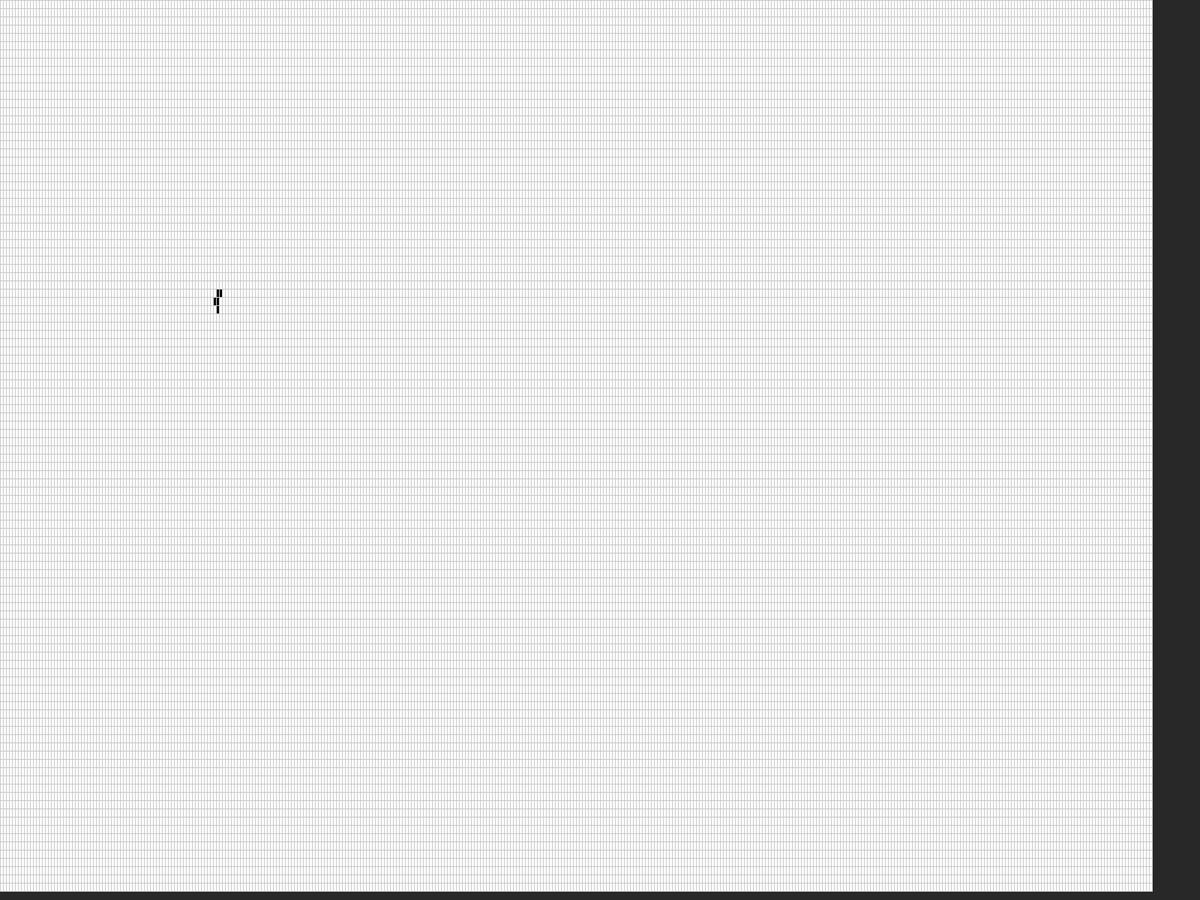
Frame 1 (no input)
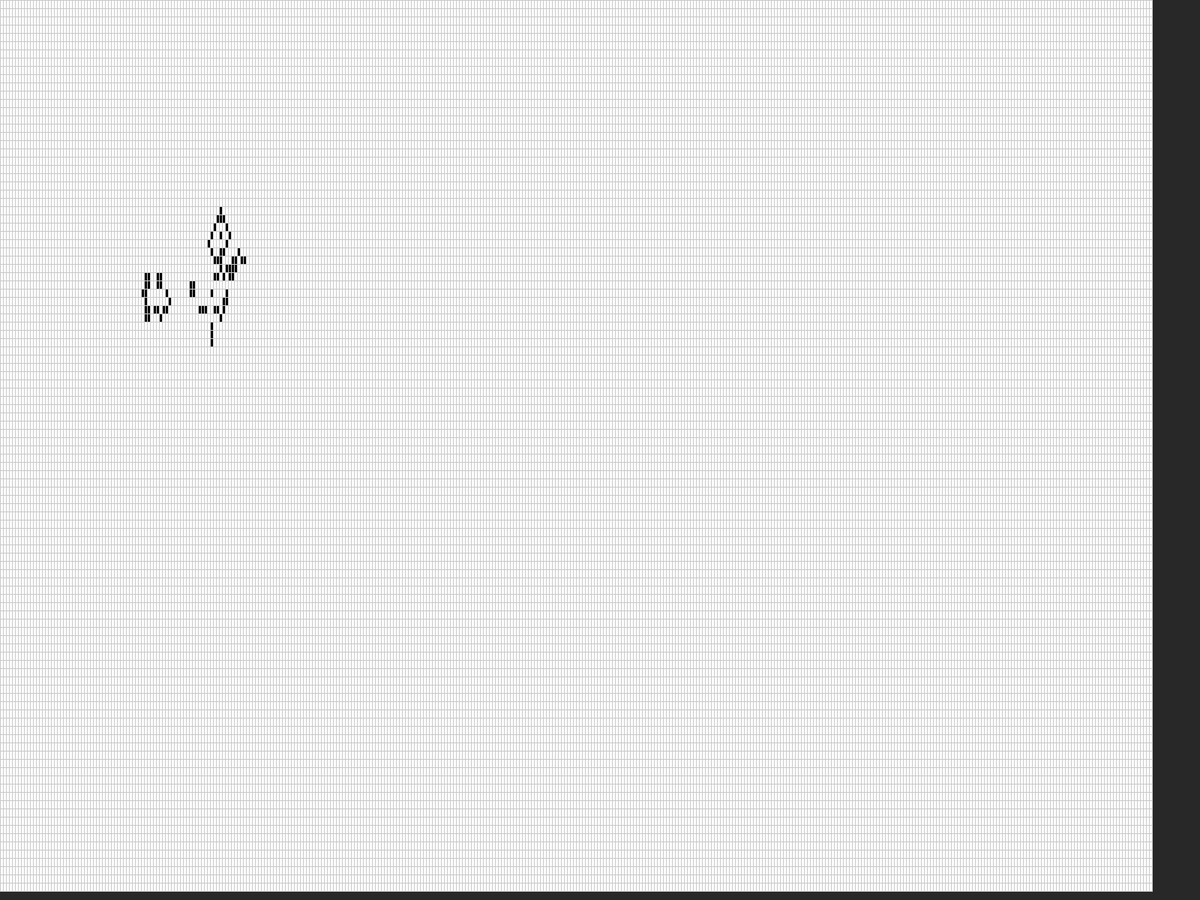
Frame 60 (the mouse pressed at the canvas centre just before this capture)
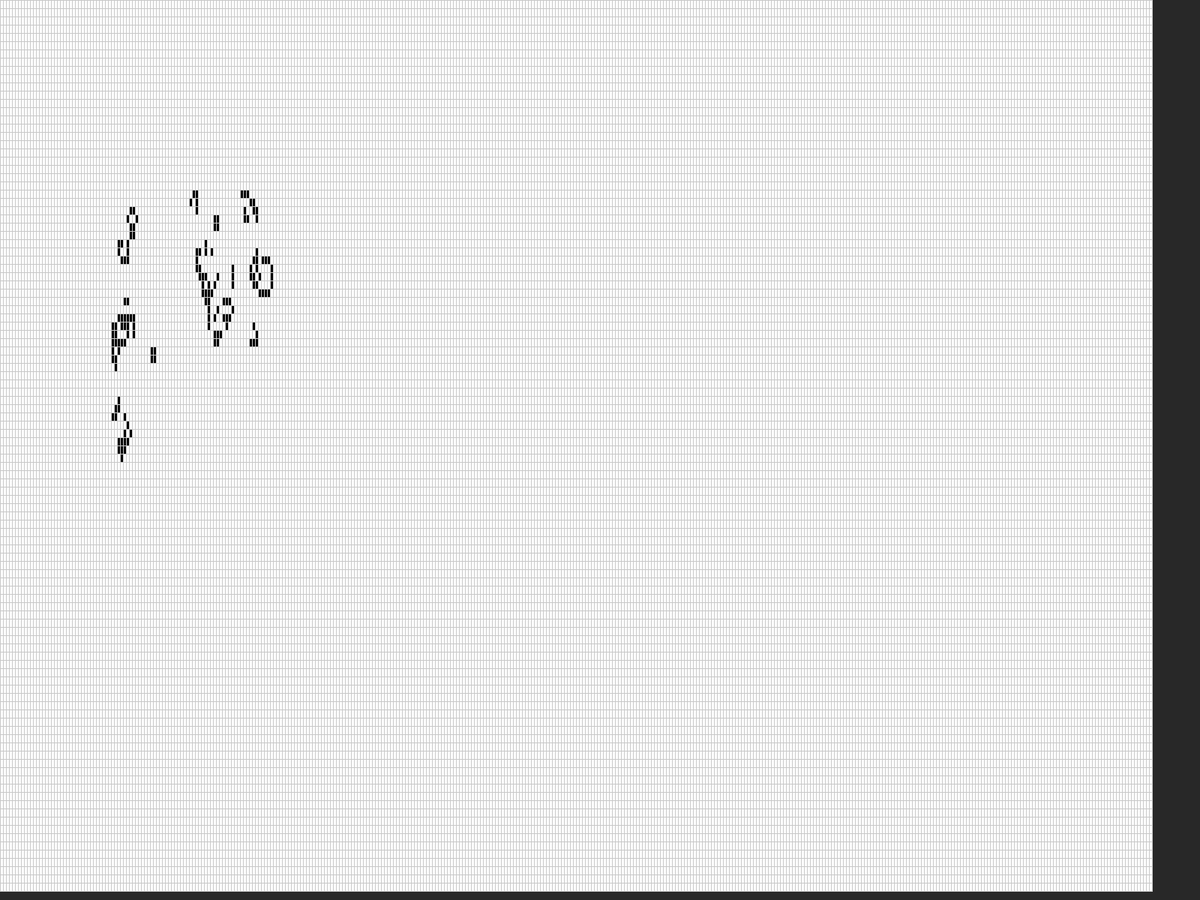
Frame 120 (the mouse held since frame 60 and released just before this capture)

The Processing sketch that drew these frames (run headless with seeded random() and noise(); from frame 60 on, the mouse is pressed at the canvas centre):

// Processing sketch: Main
// ── Main.pde
public LifeGame lifeGame;
private int genPerSec = 30;

void setup(){
  //size(1920, 1080);
  fullScreen(SPAN);
  lifeGame = new LifeGame(1920/5, 1080/10);
}

void draw(){
  background(40);
  lifeGame.setDisplay();
  lifeGame.update();
  delay(1000 / genPerSec);
}
// ── LifeGame.pde
class LifeGame{
  
  int cellsX, cellsY;
  boolean[][] cells;
  
  PVector cellsSize;
  
  int percentFill = 60;
  
  LifeGame(int cellsX, int cellsY){
    this.cellsX = cellsX;
    this.cellsY = cellsY;
    this.cellsSize = new PVector(width / cellsX, height / cellsY);
    cells = new boolean[cellsX][cellsY];
    
    //cells[72][35] = true;
    //cells[73][35] = true;
    //cells[74][35] = true;
    //cells[75][35] = true;
    //cells[76][35] = true;   
    //cells[77][35] = true;
    //cells[78][35] = true;
    //cells[79][35] = true;
    //cells[80][35] = true;
    //cells[81][35] = true;
    
    cells[72][35] = true;
    cells[73][35] = true;
    cells[71][36] = true;
    cells[72][36] = true;
    cells[72][37] = true; 
    
    //for(int i = 0; i < cellsX; i++){
    //  for(int j = 0; j < cellsY; j++){
    //    cells[i][j] = (int(random(100)) <= percentFill) ? true : false;
    //  }
    //}

  }
  
  public void setDisplay(){
    float deltaX = width - (cellsSize.x * cellsX);
    float deltaY = height - (cellsSize.y * cellsY);
    
    float locX = 0;
    float locY = 0;
    
    for(int i = 0; i < cellsX; i++){
      for(int j = 0; j < cellsY; j++){
        
        fill( (cells[i][j]) ? 0 : 255);  
        stroke(200);
        
        //if(deltaX == 0.0){
        //  locX = i * cellsSize.x;
        //}else{
        //  locX = i * cellsSize.x + deltaX / 2;
        //}
        
        //if(deltaY == 0.0){
        //  locY = i * cellsSize.x;
        //}else{
        //  locY = j * cellsSize.y + deltaY / 2;
        //}
        
        
        //rect(locX, locY, cellsSize.x, cellsSize.y);
        
        rect(i * cellsSize.x, j * cellsSize.y, cellsSize.x, cellsSize.y);
      }
    }
  }
  
  public void update(){
    boolean[][] newPop = new boolean[cellsX][cellsY];
    
    int neib = 0;
    boolean cell;
    for(int x = 0; x < cellsX; x++){
      for(int y = 0; y < cellsY; y++){
        cell = cells[x][y];
        neib = 0;
        
        if(x == 0 && y == 0){
          if(cells[x + 1][y]) neib++;
          if(cells[x + 1][y + 1]) neib++;
          if(cells[x][y + 1]) neib++;
          
        }else if(x == cellsX - 1 && y == 0){
          if(cells[x - 1][y]) neib++;
          if(cells[x][y + 1]) neib++;
          if(cells[x - 1][y + 1]) neib++;
          
        }else if(x == cellsX - 1 && y == cellsY - 1){
          if(cells[x - 1][y]) neib++;
          if(cells[x - 1][y - 1]) neib++;
          if(cells[x][y - 1]) neib++;

        }else if(x == 0 && y == cellsY - 1){
          if(cells[x][y - 1]) neib++;
          if(cells[x + 1][y - 1]) neib++;
          if(cells[x + 1][y]) neib++;
          
        }else if(x == 0){
          if(cells[x][y - 1]) neib++;
          if(cells[x + 1][y - 1]) neib++;
          if(cells[x + 1][y]) neib++;
          if(cells[x + 1][y + 1]) neib++;
          if(cells[x][y + 1]) neib++;
          
        }else if(x == cellsX - 1){
          if(cells[x - 1][y]) neib++;
          if(cells[x - 1][y - 1]) neib++;
          if(cells[x][y - 1]) neib++;
          if(cells[x][y + 1]) neib++;
          if(cells[x - 1][y + 1]) neib++;
          
        }else if(y == 0){
          if(cells[x - 1][y]) neib++;
          if(cells[x + 1][y]) neib++;
          if(cells[x + 1][y + 1]) neib++;
          if(cells[x][y + 1]) neib++;
          if(cells[x - 1][y + 1]) neib++;
          
        }else if(y == cellsY - 1){
          if(cells[x - 1][y]) neib++;
          if(cells[x - 1][y - 1]) neib++;
          if(cells[x][y - 1]) neib++;
          if(cells[x + 1][y - 1]) neib++;
          if(cells[x + 1][y]) neib++;
        }else{
          if(cells[x - 1][y]) neib++;
          if(cells[x - 1][y - 1]) neib++;
          if(cells[x][y - 1]) neib++;
          if(cells[x + 1][y - 1]) neib++;
          if(cells[x + 1][y]) neib++;
          if(cells[x + 1][y + 1]) neib++;
          if(cells[x][y + 1]) neib++;
          if(cells[x - 1][y + 1]) neib++;
        }
        
           if(neib == 3){
              newPop[x][y] = true;
           }else if(neib == 2){
              newPop[x][y] = cell;
           }else{
              newPop[x][y] = false;
           }
        }
        
      }
    
    cells = newPop;
  }
  
}
